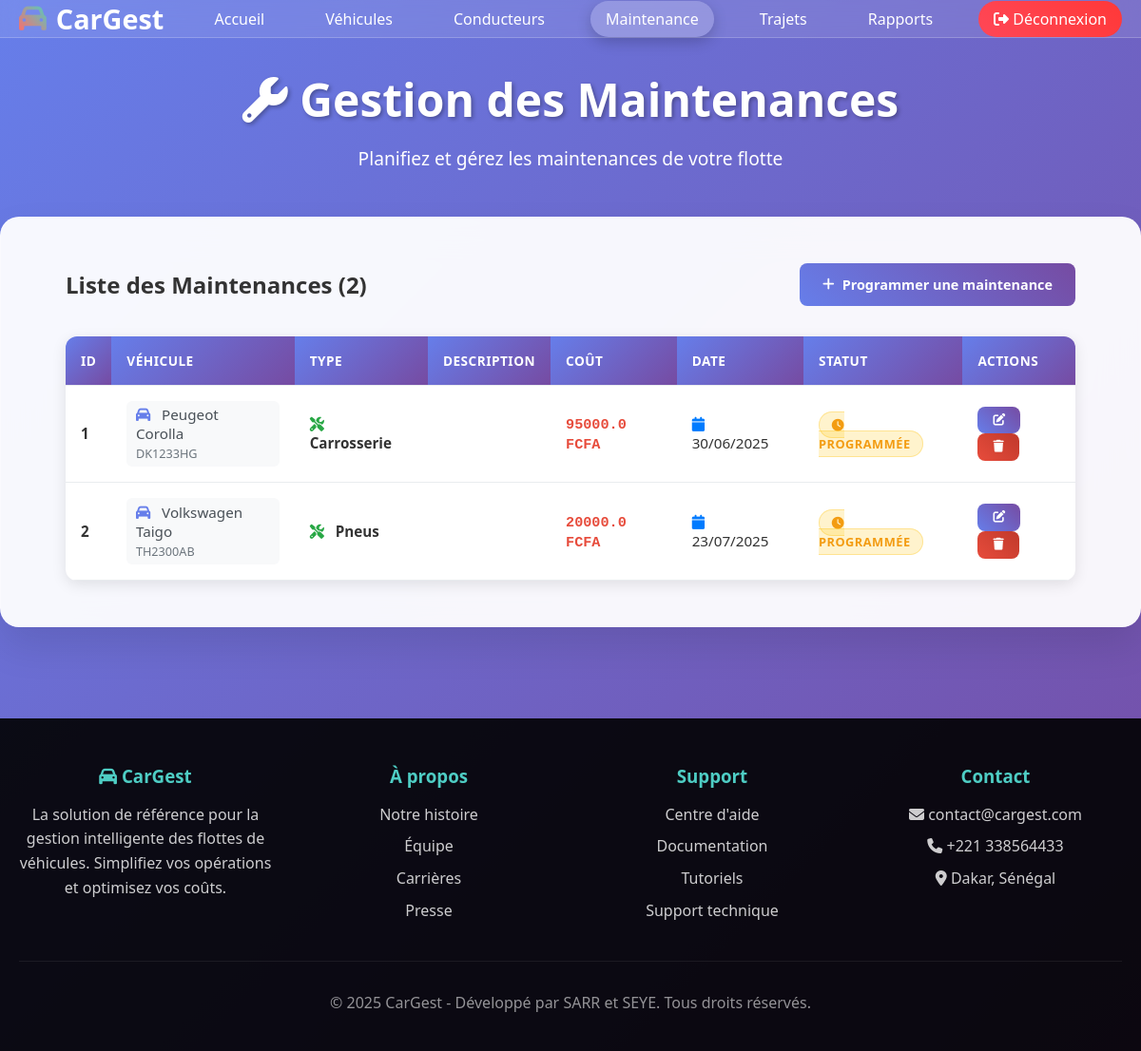
/maintenances (signed in), run on the app's committed database.
### app.py (models this page shows)
class Maintenance(db.Model):
    id = db.Column(db.Integer, primary_key=True)
    user_id = db.Column(db.Integer, db.ForeignKey('user.id'), nullable=False)  # AJOUTÉ
    vehicule_id = db.Column(db.Integer, db.ForeignKey('vehicule.id'))
    type_maintenance = db.Column(db.String(100))
    description = db.Column(db.Text)
    cout = db.Column(db.Float)
    date_maintenance = db.Column(db.Date)
    statut = db.Column(db.String(50), default="Programmée")

class Vehicule(db.Model):
    id = db.Column(db.Integer, primary_key=True)
    user_id = db.Column(db.Integer, db.ForeignKey('user.id'), nullable=False)  # AJOUTÉ
    marque = db.Column(db.String(100))
    modele = db.Column(db.String(100))
    immatriculation = db.Column(db.String(100))
    annee = db.Column(db.Integer)
    kilometrage = db.Column(db.Integer)
    statut = db.Column(db.String(50), default="Disponible")
    date_ajout = db.Column(db.DateTime, default=datetime.utcnow)
    __table_args__ = (db.UniqueConstraint('user_id', 'immatriculation', name='_user_immatriculation'),)

### app.py (the view)
@app.route('/maintenances')
@login_required
def liste_maintenances():
    user_id = session['user_id']
    maintenances = Maintenance.query.filter_by(user_id=user_id).all()
    vehicules = Vehicule.query.filter_by(user_id=user_id).all()
    return render_template('maintenance.html', maintenances=maintenances, vehicules=vehicules)

### app.py (called while the page is built)
def login_required(f):
    @wraps(f)
    def decorated_function(*args, **kwargs):
        if 'user_id' not in session:
            flash('Veuillez vous connecter.', 'warning')
            return redirect(url_for('login'))
        return f(*args, **kwargs)
    return decorated_function

### templates/maintenance.html (shortened to what this page needs)
<!DOCTYPE html>
<html lang="fr">
<head>
    <link rel="stylesheet" href="https://cdnjs.cloudflare.com/ajax/libs/font-awesome/6.7.2/css/all.min.css">
</head>
<body>
    <header>
        <nav class="container">
            <div class="logo">
                <i class="fa-solid fa-car"></i> CarGest
            </div>
            <ul class="nav-links">
                <li><a href="{{ url_for('index') }}">Accueil</a></li>
                <li><a href="{{ url_for('liste_vehicules') }}">Véhicules</a></li>
                <li><a href="{{ url_for('liste_conducteurs') }}">Conducteurs</a></li>
                <li><a href="{{ url_for('liste_maintenances') }}" class="active">Maintenance</a></li>
                <li><a href="{{ url_for('liste_trajets') }}">Trajets</a></li>
                <li><a href="{{ url_for('rapports') }}">Rapports</a></li>
                <li><a href="{{ url_for('logout') }}" class="logout-btn" onclick="return confirm('Êtes-vous sûr de vouloir vous déconnecter ?')">
                    <i class="fa-solid fa-sign-out-alt"></i>
                    Déconnexion
                </a></li>
            </ul>
        </nav>
    </header>
    <main>
        <section class="page-header">
            <div class="container">
                <h1><i class="fa-solid fa-wrench"></i> Gestion des Maintenances</h1>
                <p>Planifiez et gérez les maintenances de votre flotte</p>
            </div>
        </section>
        <section class="content-section">
            <div class="container">
                <div style="display: flex; justify-content: space-between; align-items: center; margin-bottom: 2rem;">
                    <h2>Liste des Maintenances ({{ maintenances|length }})</h2>
                    <a href="{{ url_for('ajouter_maintenance') }}" class="btn">
                        <i class="fa-solid fa-plus"></i> Programmer une maintenance
                    </a>
                </div>
                {% if maintenances %}
                    <div class="table-container">
                        <table class="table">
                            <thead>
                                <tr>
                                    <th>ID</th>
                                    <th>Véhicule</th>
                                    <th>Type</th>
                                    <th>Description</th>
                                    <th>Coût</th>
                                    <th>Date</th>
                                    <th>Statut</th>
                                    <th>Actions</th>
                                </tr>
                            </thead>
                            <tbody>
                                {% for maintenance in maintenances %}
                                <tr>
                                    <td><strong>{{ maintenance.id }}</strong></td>
                                    <td>
                                        {% for vehicule in vehicules %}
                                            {% if vehicule.id == maintenance.vehicule_id %}
                                                <div class="vehicle-info">
                                                    <i class="fa-solid fa-car" style="color: #667eea; margin-right: 0.5rem;"></i>
                                                    {{ vehicule.marque }} {{ vehicule.modele }}
                                                    <br>
                                                    <small style="color: #6c757d;">{{ vehicule.immatriculation }}</small>
                                                </div>
                                            {% endif %}
                                        {% endfor %}
                                    </td>
                                    <td>
                                        <i class="fa-solid fa-tools" style="color: #28a745; margin-right: 0.5rem;"></i>
                                        <strong>{{ maintenance.type_maintenance }}</strong>
                                    </td>
                                    <td>
                                    </td>
                                    <td>
                                        <span class="cost-display">{{ (maintenance.cout) }} FCFA</span>
                                    </td>
                                    <td>
                                        <i class="fa-solid fa-calendar" style="color: #007bff; margin-right: 0.5rem;"></i>
                                        {{ maintenance.date_maintenance.strftime('%d/%m/%Y') }}
                                    </td>
                                    <td>
                                        <span class="status-badge
                                            {% if maintenance.statut == 'Programmée' %}status-programmee
                                            {% elif maintenance.statut == 'En cours' %}status-en-cours
                                            {% elif maintenance.statut == 'Terminée' %}status-terminee
                                            {% elif maintenance.statut == 'Annulée' %}status-annulee
                                            {% endif %}">
                                            {% if maintenance.statut == 'Programmée' %}
                                                <i class="fa-solid fa-clock"></i>
                                            {% elif maintenance.statut == 'En cours' %}
                                                <i class="fa-solid fa-spinner"></i>
                                            {% elif maintenance.statut == 'Terminée' %}
                                                <i class="fa-solid fa-check"></i>
                                            {% elif maintenance.statut == 'Annulée' %}
                                                <i class="fa-solid fa-times"></i>
                                            {% endif %}
                                            {{ maintenance.statut }}
                                        </span>
                                    </td>
                                    <td>
                                        <a href="{{ url_for('modifier_maintenance', id=maintenance.id) }}" class="btn btn-sm">
                                            <i class="fa-solid fa-edit"></i>
                                        </a>
                                        <a href="{{ url_for('supprimer_maintenance', id=maintenance.id) }}"
                                           class="btn btn-danger btn-sm"
                                           onclick="return confirm('Êtes-vous sûr de vouloir supprimer cette maintenance ?')">
                                            <i class="fa-solid fa-trash"></i>
                                        </a>
                                    </td>
                                </tr>
                                {% endfor %}
                            </tbody>
                        </table>
                    </div>
                {% else %}
                    <div class="empty-state">
                        <i class="fa-solid fa-wrench" style="font-size: 4rem; color: #ccc;"></i>
                        <h3>Aucune maintenance trouvée</h3>
                        <p>Commencez par programmer votre première maintenance.</p>
                    </div>
                {% endif %}
            </div>
        </section>
    </main>
    <footer id="contact">
        <div class="container">
            <div class="footer-content">
                <div class="footer-section">
                    <h3><i class="fa-solid fa-car"></i> CarGest</h3>
                    <p>La solution de référence pour la gestion intelligente des flottes de véhicules. Simplifiez vos opérations et optimisez vos coûts.</p>
                </div>
                <div class="footer-section" id="about">
                    <h3>À propos</h3>
                    <ul>
                        <li><a href="#">Notre histoire</a></li>
                        <li><a href="#">Équipe</a></li>
                        <li><a href="#">Carrières</a></li>
                        <li><a href="#">Presse</a></li>
                    </ul>
                </div>
                <div class="footer-section">
                    <h3>Support</h3>
                    <ul>
                        <li><a href="#">Centre d'aide</a></li>
                        <li><a href="#">Documentation</a></li>
                        <li><a href="#">Tutoriels</a></li>
                        <li><a href="#">Support technique</a></li>
                    </ul>
                </div>
                <div class="footer-section">
                    <h3>Contact</h3>
                    <p><i class="fa-solid fa-envelope"></i> contact@cargest.com</p>
                    <p><i class="fa-solid fa-phone"></i> +221 338564433</p>
                    <p><i class="fa-solid fa-map-marker-alt"></i> Dakar, Sénégal</p>
                </div>
            </div>
            <div class="footer-bottom">
                <p>&copy; 2025 CarGest - Développé par SARR et SEYE. Tous droits réservés.</p>
            </div>
        </div>
    </footer>
</body>
</html>

### templates/maintenance.html (style rules this page uses)
* { margin: 0; padding: 0; box-sizing: border-box; }
body { font-family: 'Segoe UI', Tahoma, Geneva, Verdana, sans-serif; background: linear-gradient(135deg, #667eea 0%, #764ba2 100%); min-height: 100vh; color: #333; }
.container { max-width: 1200px; margin: 0 auto; padding: 0 20px; }
header { background: rgba(255, 255, 255, 0.1); backdrop-filter: blur(10px); border-bottom: 1px solid rgba(255, 255, 255, 0.2); position: sticky; top: 0; z-index: 100; }
nav { display: flex; justify-content: space-between; align-items: center; padding: 1rem 0; }
.logo { font-size: 1.8rem; font-weight: bold; color: white; display: flex; align-items: center; gap: 10px; }
.logo i { background: linear-gradient(45deg, #ff6b6b, #4ecdc4); -webkit-background-clip: text; -webkit-text-fill-color: transparent; background-clip: text; }
.nav-links { display: flex; list-style: none; gap: 2rem; align-items: center; }
.nav-links a { color: white; text-decoration: none; padding: 0.5rem 1rem; border-radius: 25px; transition: all 0.3s ease; position: relative; overflow: hidden; }
.nav-links a:hover, .nav-links a.active { background: rgba(255, 255, 255, 0.2); transform: translateY(-2px); box-shadow: 0 5px 15px rgba(0, 0, 0, 0.2); }
.logout-btn { background: linear-gradient(45deg, #ff4757, #ff3838) !important; color: white !important; }
main { padding: 2rem 0; }
.page-header { text-align: center; margin-bottom: 3rem; color: white; }
.page-header h1 { font-size: 3rem; margin-bottom: 1rem; text-shadow: 2px 2px 4px rgba(0, 0, 0, 0.3); animation: fadeInUp 0.8s ease; }
.page-header p { font-size: 1.2rem; opacity: 0.9; animation: fadeInUp 0.8s ease 0.2s both; }
.content-section { background: rgba(255, 255, 255, 0.95); backdrop-filter: blur(20px); border-radius: 20px; padding: 3rem; box-shadow: 0 20px 40px rgba(0, 0, 0, 0.1); margin: 0 auto; animation: fadeInUp 0.8s ease 0.4s both; border: 1px solid rgba(255, 255, 255, 0.3); }
.btn { padding: 0.8rem 1.5rem; border: none; border-radius: 8px; font-size: 0.9rem; font-weight: 600; cursor: pointer; transition: all 0.3s ease; text-decoration: none; display: inline-flex; align-items: center; gap: 8px; background: linear-gradient(45deg, #667eea, #764ba2); color: white; }
.btn-sm { padding: 0.5rem 1rem; font-size: 0.8rem; }
.btn-danger { background: linear-gradient(45deg, #e74c3c, #c0392b); }
.table-container { overflow-x: auto; background: white; border-radius: 12px; box-shadow: 0 4px 15px rgba(0, 0, 0, 0.1); }
.table { width: 100%; border-collapse: collapse; font-size: 0.95rem; }
.table th, .table td { padding: 1rem; text-align: left; border-bottom: 1px solid #e9ecef; }
.table th { background: linear-gradient(135deg, #667eea 0%, #764ba2 100%); color: white; font-weight: 600; text-transform: uppercase; font-size: 0.85rem; letter-spacing: 0.5px; }
.table tbody tr { transition: all 0.3s ease; }
.status-badge { padding: 0.25rem 0.8rem; border-radius: 20px; font-size: 0.8rem; font-weight: 600; text-transform: uppercase; letter-spacing: 0.5px; }
.status-programmee { background: rgba(255, 193, 7, 0.2); color: #f39c12; border: 1px solid rgba(255, 193, 7, 0.3); }
.cost-display { font-weight: bold; color: #e74c3c; font-family: monospace; }
.vehicle-info { background: #f8f9fa; padding: 0.3rem 0.6rem; border-radius: 6px; font-weight: 500; color: #495057; }
footer { background: rgba(0, 0, 0, 0.8); color: white; text-align: center; padding: 2rem 0; margin-top: 4rem; }
footer p { margin-bottom: 0.5rem; opacity: 0.8; }
footer { background: rgba(0, 0, 0, 0.9); color: white; padding: 3rem 0 2rem 0; margin-top: 4rem; }
.footer-content { display: grid; grid-template-columns: repeat(auto-fit, minmax(250px, 1fr)); gap: 2rem; margin-bottom: 2rem; }
.footer-section h3 { margin-bottom: 1rem; color: #4ecdc4; font-weight: 600; }
.footer-section p, .footer-section li { opacity: 0.8; line-height: 1.6; margin-bottom: 0.5rem; }
.footer-section ul { list-style: none; }
.footer-section a { color: white; text-decoration: none; transition: color 0.3s ease; }
.footer-bottom { text-align: center; padding-top: 2rem; border-top: 1px solid rgba(255, 255, 255, 0.1); opacity: 0.7; }

### data on the page
Maintenance: id "1", type_maintenance "Carrosserie", cout "95000.0", date_maintenance "30/06/2025", statut "PROGRAMMÉE"
Vehicule: marque "Peugeot", modele "Corolla", immatriculation "DK1233HG"
Maintenance: id "2", type_maintenance "Pneus", cout "20000.0", date_maintenance "23/07/2025", statut "PROGRAMMÉE"
Vehicule: marque "Volkswagen", modele "Taigo", immatriculation "TH2300AB"

### other printed values
{{ maintenances|length }} "2"
